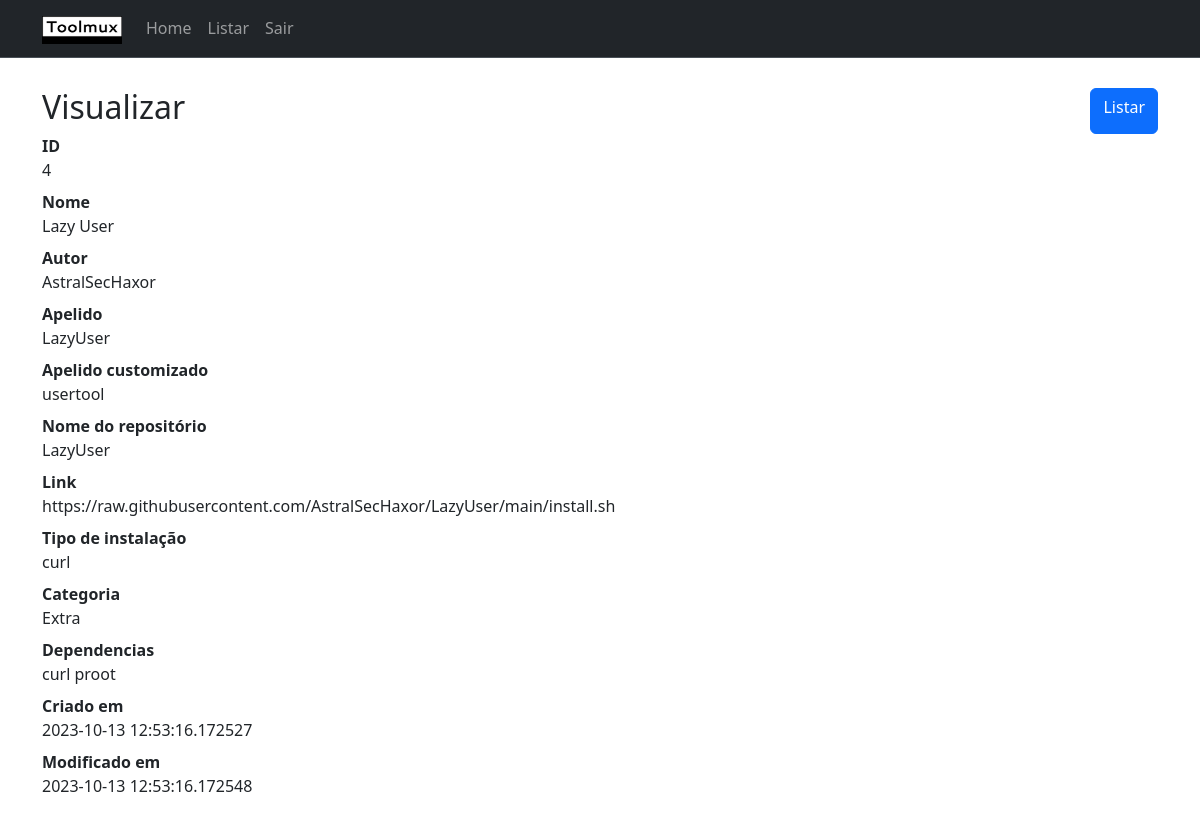
The app's page /visualizar/4/ (signed in) with its own data.
### app/models.py (models this page shows)
class Tool(db.Model):
    id = db.Column(db.Integer, primary_key=True)
    name = db.Column(db.String(120), nullable=False)
    author = db.Column(db.String(120), nullable=False)
    alias = db.Column(db.String(120), nullable=False)
    custom_alias = db.Column(db.String(), nullable=True)
    name_repository = db.Column(db.String(), nullable=True)
    link = db.Column(db.String(), nullable=True)
    type_install = db.Column(db.String(), nullable=False)
    category = db.Column(db.String(), nullable=False)
    dependencies = db.Column(db.String(), nullable=True)
    created = db.Column(db.DateTime, default=datetime.utcnow)
    modified = db.Column(db.DateTime, default=datetime.utcnow)

### app/routes.py (the view)
@app.route('/visualizar/<id>/', methods=['GET',])
@login_required
def visualizar(id):
    tool = Tool.query.filter_by(id=id).first()
    if tool is None:
        flash('Ferramenta não existe')
        return redirect(url_for('index'))
    return render_template('visualizar.html', tool=tool, title='Visualizar')

### app/models.py (called while the page is built)
@login.user_loader
def load_user(id):
    return User.query.get(int(id))

### app/templates/visualizar.html
{% extends 'base.html' %}
{% block content %}
<div class="d-flex justify-content-between">
    <h2>{{ title }}</h2>                              <a class="btn btn-primary" href="{{ url_for('listar') }}" role="button">Listar</a>
</div>
<dl>
  <dt>ID</dt>
  <dd>{{ tool.id }}</dd>
  <dt>Nome</dt>
  <dd>{{ tool.name }}</dd>
  <dt>Autor</dt>
  <dd>{{ tool.author }}</dd>
  <dt>Apelido</dt>
  <dd>{{ tool.alias }}</dd>
  <dt>Apelido customizado </dt>
  <dd>{{ tool.custom_alias }}</dd>
  <dt>Nome do repositório</dt>
  <dd>{{ tool.name_repository }}</dd>
  <dt>Link</dt>
  <dd style="overflow:auto;">{{ tool.link }}</dd>
  <dt>Tipo de instalação</dt>
  <dd>{{ tool.type_install }}</dd>
  <dt>Categoria</dt>
  <dd>{{ tool.category }}</dd>
  <dt>Dependencias</dt>
  <dd>{{ tool.dependencies }}</dd>
  <dt>Criado em</dt>
  <dd>{{ tool.created }}</dd>
  <dt>Modificado em</dt>
  <dd>{{ tool.modified }}</dd>
</dl>
{% endblock %}

### records on screen
Tool: id "4", name "Lazy User", author "AstralSecHaxor", alias "LazyUser", custom_alias "usertool", name_repository "LazyUser", link "https://raw.githubusercontent.com/AstralSecHaxor/LazyUser/main/install.sh", type_install "curl", category "Extra", dependencies "curl proot", created "2023-10-13 12:53:16.172527", modified "2023-10-13 12:53:16.172548"

### other values on screen
{{ title }} "Visualizar"
